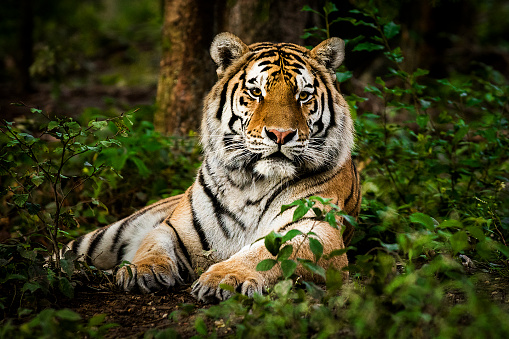
#> input picture picture/tiger.jpg, 509 x 339 px, found by its file name
$ jupyter execute '24--Digital image processing -- image histogram- equalization.ipynb'
#> lines starting #> are read from the running program, lines starting #| are printed output that depends on the picture
[cell 1]
import numpy as np
import matplotlib.pyplot as plt
import cv2 as cv
from skimage import data

[cell 2]
#gray scale image histogram with the help of matplotlib
img=cv.imread(r"D:\output image\tiger.jpg",0)
#> img: shape (339, 509); min 0, max 255, mean 60.2
cv.waitKey()
cv.destroyAllWindows()
plt.hist(img.ravel(),256,[0,256])
plt.title("histogram")
plt.xlabel('pixel value')
plt.show()
#> figure, not shown here; tallest bar 5466 high, from x = 0 to 1

[cell 3]
#color scale image histogram
image=img=cv.imread(r"D:\output image\tiger.jpg")
#> image is the input picture: shape (339, 509, 3); mean B, G, R 32.8, 63.6, 64.1
cv.waitKey()
cv.destroyAllWindows()


#histogram from each color
color=('b','g','r')
for i,col in enumerate(color):
    hist=cv.calcHist([img],[i],None,[256],[0,256])
plt.plot(hist,color=col)
plt.title('Color histogram')
plt.xlim([0,256])
plt.show()
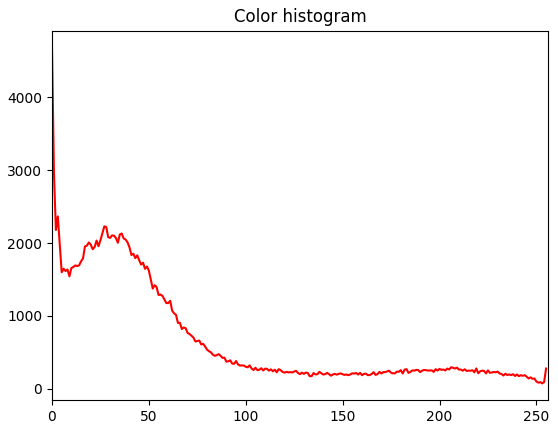
#> figure drawn by matplotlib, 1 panel; curve peaks at x = 0, y = 4684

[cell 4]
#Histogram equalizer
#gray scale image histogram
img=cv.imread(r"D:\output image\tiger.jpg",0)
hist=cv.calcHist([img],[0],None,[256],[0,256])
#> hist = 256 values, max 5466 at index 0, min 32 at index 254, mean 674
plt.plot(hist)


#histogram after equalizing the image
image_hist=cv.equalizeHist(img)
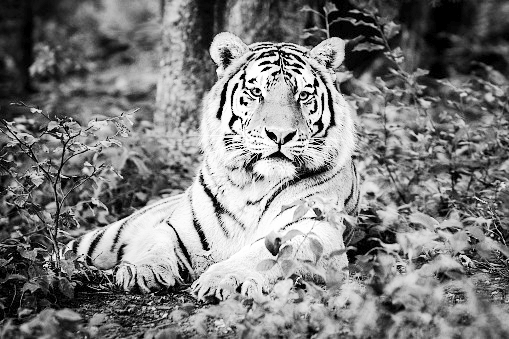
#> image_hist: shape (339, 509); min 0, max 255, mean 124.4
hist=cv.calcHist([image_hist],[0],None,[256],[0,256])
#> hist = 256 values, max 5466 at index 0, min 0 at index 1, mean 674
plt.plot(hist)

cv.imshow("Real image",img)
cv.imshow("After equalizing ",image_hist)
cv.waitKey()
cv.destroyAllWindows()
#> figure, not shown here; curve peaks at x = 0, y = 5466; curve peaks at x = 0, y = 5466

[cell 5]
#color image histogram....

image=cv.imread(r"D:\output image\Skin Cancer Image 1.png")
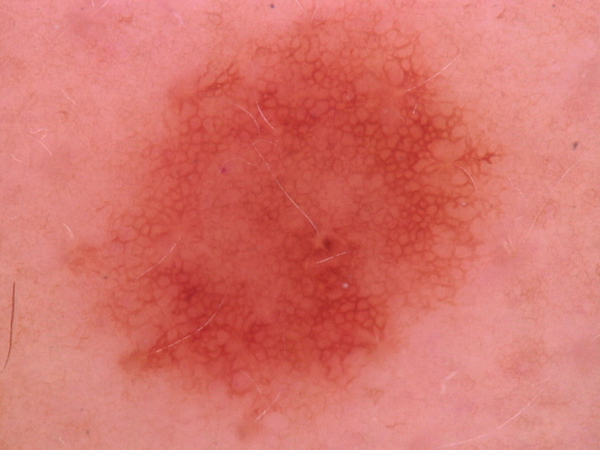
#> input picture picture/Skin Cancer Image 1.png, 600 x 450 px, found by its file name
#> image is the input picture: shape (450, 600, 3); mean B, G, R 107.8, 115.9, 215.2
b,g,r=cv.split(image)
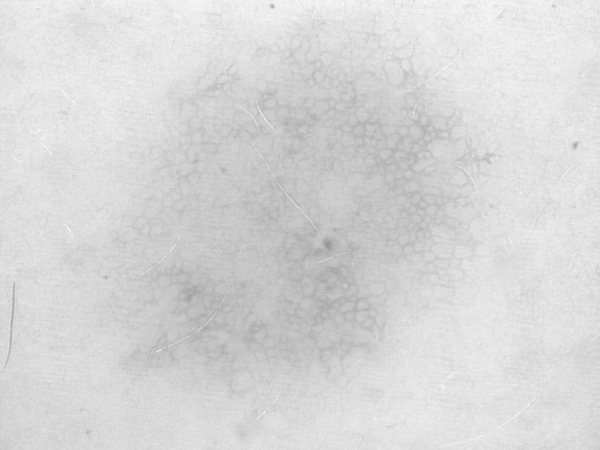
#> r: shape (450, 600); min 147, max 250, mean 215.2
cv.imshow("color image", image)
cv.waitKey()
cv.destroyAllWindows()
hist=cv.calcHist([b],[0],None,[256],[0,256])
#> hist = 256 values, max 6347 at index 134, min 0 at index 0, mean 1054.7
plt.plot(hist)
hist=cv.calcHist([g],[0],None,[256],[0,256])
#> hist = 256 values, max 8321 at index 138, min 0 at index 0, mean 1054.7
plt.plot(hist)
hist=cv.calcHist([r],[0],None,[256],[0,256])
#> hist = 256 values, max 9255 at index 226, min 0 at index 0, mean 1054.7
plt.plot(hist)
plt.show()
#> figure, not shown here; curve peaks at x = 134, y = 6347; curve peaks at x = 138, y = 8321; curve peaks at x = 226, y = 9255

[cell 6]
#color image histogram  eqalizer with hsv color spacing.

image=cv.imread(r"D:\output image\Skin Cancer Image 1.png")
b,g,r=cv.split(image)
image_hsv=cv.cvtColor(image, cv.COLOR_BGR2HSV)
#> image_hsv: shape (450, 600, 3); mean H, S, V 7.8, 129.2, 215.2
h,s,v=cv.split(image_hsv)
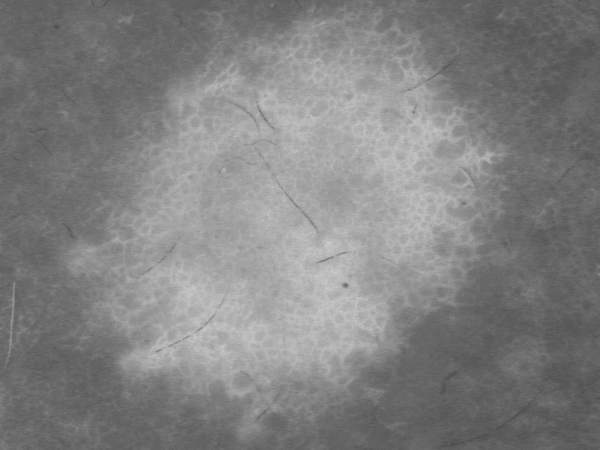
#> s: shape (450, 600); min 75, max 209, mean 129.2
v=cv.equalizeHist(v)
merge_hsv=cv.merge((h,s,v))
#> merge_hsv: shape (450, 600, 3); mean H, S, V 7.8, 129.2, 130.3
bgr_enhance=cv.cvtColor(merge_hsv,cv.COLOR_HLS2BGR)
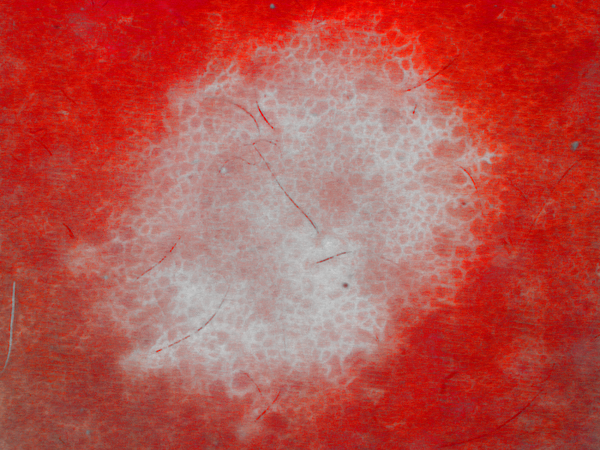
#> bgr_enhance: shape (450, 600, 3); mean B, G, R 76.1, 83, 182.6
cv.imshow("color image", image)
cv.imshow("After equalize", bgr_enhance)
cv.waitKey()
cv.destroyAllWindows()
b,g,r=cv.split(bgr_enhance)
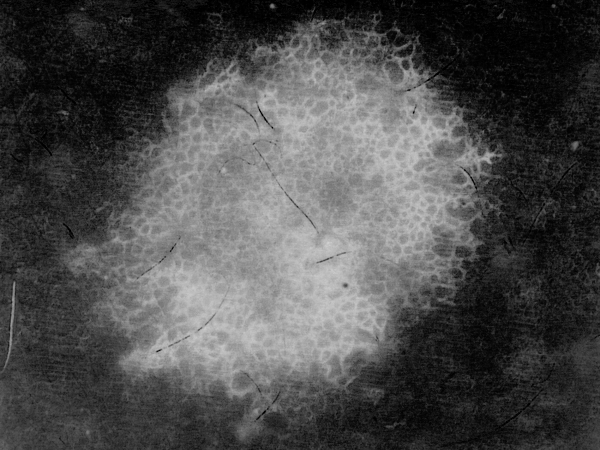
#> b: shape (450, 600); min 0, max 209, mean 76.1
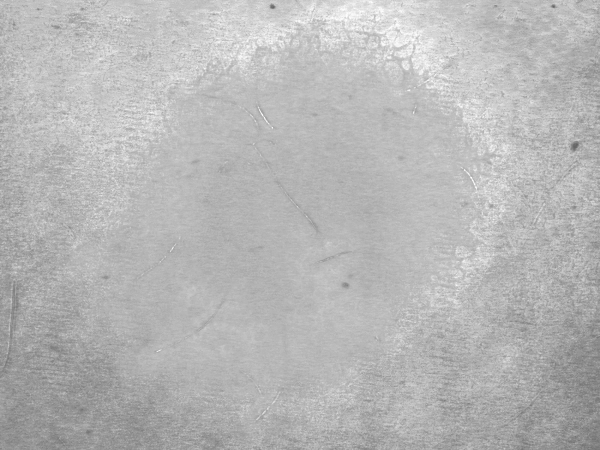
#> r: shape (450, 600); min 101, max 254, mean 182.6
hist=cv.calcHist([b],[0],None,[256],[0,256])
#> hist = 256 values, max 3649 at index 8, min 0 at index 204, mean 1054.7
plt.plot(hist)
hist=cv.calcHist([g],[0],None,[256],[0,256])
#> hist = 256 values, max 2815 at index 31, min 0 at index 204, mean 1054.7
plt.plot(hist)
hist=cv.calcHist([r],[0],None,[256],[0,256])
#> hist = 256 values, max 11272 at index 184, min 0 at index 0, mean 1054.7
plt.plot(hist)
plt.show()
#> figure, not shown here; curve peaks at x = 8, y = 3649; curve peaks at x = 31, y = 2815; curve peaks at x = 184, y = 11272

[cell 7]
#color image histogram  eqalizer with rgb color spacing.
image=cv.imread(r"D:\output image\Skin Cancer Image 1.png")
b,g,r=cv.split(image)

b=cv.equalizeHist(b)
g=cv.equalizeHist(g)
r=cv.equalizeHist(r)
merge_bgr=cv.merge((b,g,r))
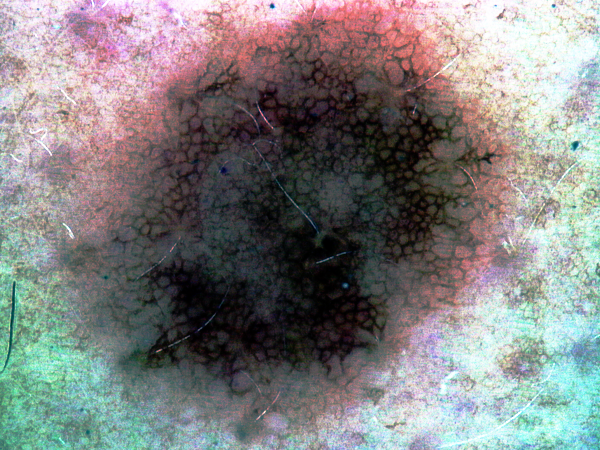
#> merge_bgr: shape (450, 600, 3); mean B, G, R 129.1, 129.4, 130.3
cv.imshow("color image", image)
cv.imshow("After equalize", merge_bgr)
cv.waitKey()
cv.destroyAllWindows()
hist=cv.calcHist([b],[0],None,[256],[0,256])
#> hist = 256 values, max 6347 at index 194, min 0 at index 6, mean 1054.7
plt.plot(hist)
hist=cv.calcHist([g],[0],None,[256],[0,256])
#> hist = 256 values, max 8321 at index 183, min 0 at index 8, mean 1054.7
plt.plot(hist)
hist=cv.calcHist([r],[0],None,[256],[0,256])
#> hist = 256 values, max 9255 at index 193, min 0 at index 6, mean 1054.7
plt.plot(hist)
plt.title(' RGB Color histogram eqalization')
plt.xlabel("Channel RGB" )
plt.ylabel("Color intensity frequency" )
plt.show()
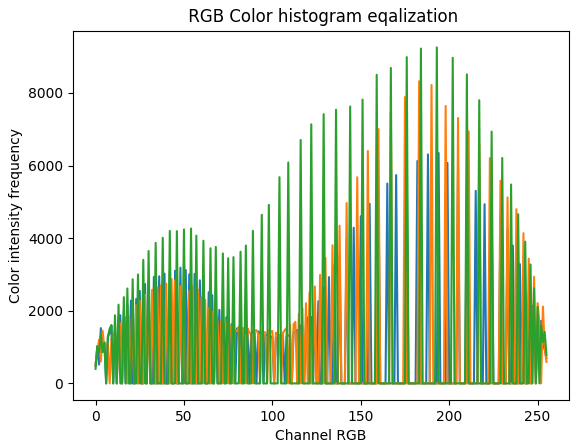
#> figure drawn by matplotlib, 1 panel; curve peaks at x = 194, y = 6347; curve peaks at x = 183, y = 8321; curve peaks at x = 193, y = 9255
